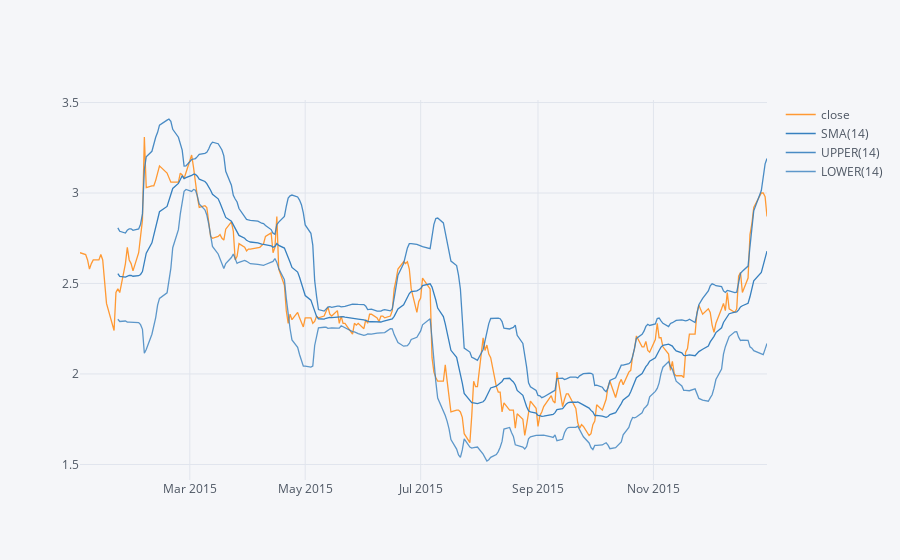

Here is the notebook cell this chart was saved with:
### Markdown cell above
#### Bollinger Band Plot
* give an upper and lower bound of price

### Code cell
data_df['close'].loc['2015-01-01':'2016-01-01'].ta_plot(study='boll')

### Figure 1 — Plotly figure (JSON) as saved in the notebook; plotly's stock layout.template omitted (floating-point values rounded to 4 significant figures; data arrays with more than 128 entries replaced by an {"elided": "..."} marker saying what was removed)
{"data": [{"line": {"color": "rgba(255, 153, 51, 1.0)", "dash": "solid", "shape": "linear", "width": 1.3}, "mode": "lines", "name": "close", "text": "", "type": "scatter", "uid": "4a081fb4-b0de-490e-bba6-3b8894487e04", "x": {"elided": "252 str values"}, "y": {"elided": "252 float values"}}, {"line": {"color": "rgba(55, 128, 191, 1.0)", "dash": "solid", "shape": "linear", "width": 1.3}, "mode": "lines", "name": "SMA(14)", "text": "", "type": "scatter", "uid": "267f7430-0c05-420d-802f-2ebd00e6ca41", "x": {"elided": "252 str values"}, "y": {"elided": "252 mixed values"}}, {"line": {"color": "rgba(55, 128, 191, 0.8999999999999999)", "dash": "solid", "shape": "linear", "width": 1.3}, "mode": "lines", "name": "UPPER(14)", "text": "", "type": "scatter", "uid": "aaabeffe-f167-4107-a1f2-ad9340d91c63", "x": {"elided": "252 str values"}, "y": {"elided": "252 mixed values"}}, {"line": {"color": "rgba(55, 128, 191, 0.7999999999999998)", "dash": "solid", "shape": "linear", "width": 1.3}, "mode": "lines", "name": "LOWER(14)", "text": "", "type": "scatter", "uid": "89e949e2-f0fd-498d-a6f6-a0e9c70a9238", "x": {"elided": "252 str values"}, "y": {"elided": "252 mixed values"}}], "layout": {"legend": {"bgcolor": "#F5F6F9", "font": {"color": "#4D5663"}}, "paper_bgcolor": "#F5F6F9", "plot_bgcolor": "#F5F6F9", "title": {"font": {"color": "#4D5663"}}, "xaxis": {"gridcolor": "#E1E5ED", "showgrid": true, "tickfont": {"color": "#4D5663"}, "title": {"font": {"color": "#4D5663"}, "text": ""}, "zerolinecolor": "#E1E5ED"}, "yaxis": {"gridcolor": "#E1E5ED", "showgrid": true, "tickfont": {"color": "#4D5663"}, "title": {"font": {"color": "#4D5663"}, "text": ""}, "zerolinecolor": "#E1E5ED"}}}
